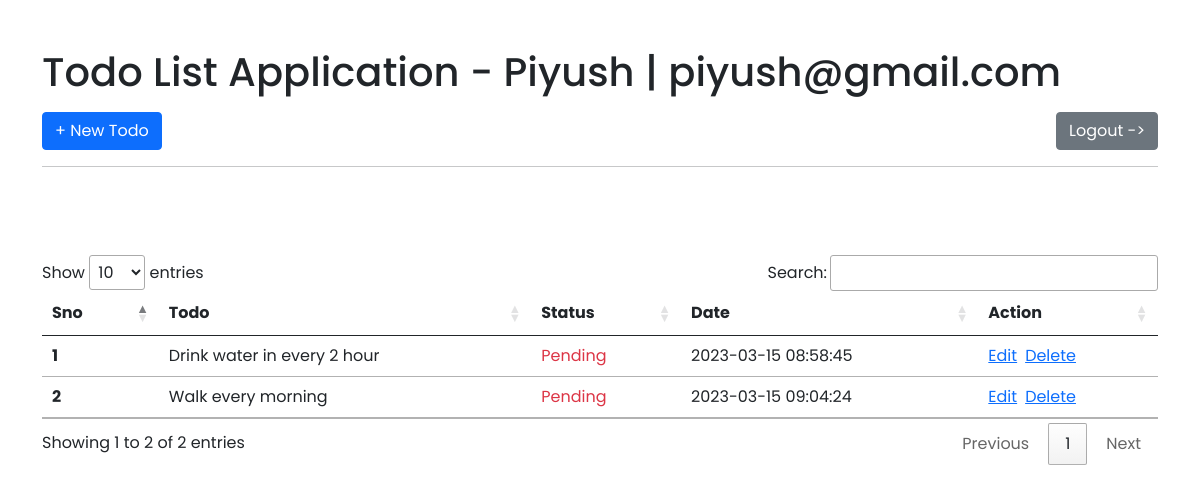
The page / (signed in) on the database its author committed.
### tables this page shows
CREATE TABLE `all_todos` (
  `id` bigint(20) NOT NULL,
  `title` text DEFAULT NULL,
  `status` tinyint(4) NOT NULL DEFAULT 1 COMMENT '1- Incomplete\r\n2- completed',
  `user_id` bigint(20) NOT NULL,
  `created_at` timestamp NOT NULL DEFAULT current_timestamp(),
  `updated_at` timestamp NULL DEFAULT NULL ON UPDATE current_timestamp(),
  `deleted_at` timestamp NULL DEFAULT NULL
);

### model/db_con.php (called while the page is built, shortened)
<?php
class MyDatabase{
    private $conn;
    public function __construct() {
      $this->conn=$this->db_connect();
      return $this->conn;
    }
    private function db_connect(){
      $this->host = 'localhost';
      $this->user = 'root';
      $this->pass = '';
      $this->databasename = 'todolist';
      $conn = mysqli_connect($this->host, $this->user, $this->pass, $this->databasename);
      return $conn;
    }
    function bindQueryParams($sql,$paramType,$paramValue){
      $param_value_ref[]= & $paramType;
      for ($i=0; $i <count($paramValue) ; $i++) {
        $param_value_ref[]= & $paramValue[$i];
      }
      call_user_func_array(array($sql,"bind_param"),$param_value_ref);
    }
    public function selectTodoList($query,$paramType,$paramValue){
      $sql=$this->conn->prepare($query);
      $this->bindQueryParams($sql,$paramType,$paramValue);
      try {
        $sql->execute();
        $query_data=$sql->get_result();
        if($query_data->num_rows>0){
          $data["success"]=true;
          $tempArr=[];
          $i=0;
          while($row=$query_data->fetch_array()) {
            $tempArr[$i]=$row;
            $i++;
          }
          $data['data']=$tempArr;
        }
        else{
          $data["success"]=true;
          $data["data"]=[];
          $data["message"]="No Todo to show";
        }
      } catch (\Throwable $th) {
          $data["success"]=false;
          $data["message"]="Some technical issue !";
      }
      return $data;
    }
}

### model/todo_model.php (called while the page is built, shortened)
<?php
Class TodoModel
{
    private $db_con;
    public function __construct(){
        $this->db_con=new MyDatabase();
    }
    public function getAllTodo($user_id){
        $paramType="i";
        $paramValue=array(
            $user_id
        );
        $sql="SELECT id,title,status,user_id,created_at FROM all_todos WHERE user_id=? AND deleted_at IS NULL";
        $data=$this->db_con->selectTodoList($sql,$paramType,$paramValue);
        return $data;
    }
}

### view/home.php (the view, shortened to what this page needs)
<!doctype html>
<html lang="en">
  <head>
    <link href="https://cdn.jsdelivr.net/npm/bootstrap@5.0.2/dist/css/bootstrap.min.css" rel="stylesheet">
    <link rel="stylesheet" href="https://cdn.datatables.net/1.13.4/css/jquery.dataTables.min.css">
    <link rel="stylesheet" href="https://cdn.datatables.net/responsive/2.4.1/css/responsive.dataTables.min.css">
  </head>
  <body>
    <div class="container my-5">
        <?php
            if (isset($_SESSION["loggedin"]) && isset($_SESSION["user_id"])) {
                ?>
                <h1>Todo List Application - <?php echo $_SESSION["user_name"]." | ".$_SESSION["user_email"]; ?></h1>
                <div class="d-flex justify-content-between mt-3 align-items-center">
                  <a href="index.php?action=add-todo" class="btn btn-primary">+ New Todo</a>
                  <a href="index.php?action=logout" class="btn btn-secondary">Logout -></a>
                </div>
                <hr>
                <br><br><br>
                      <?php
                        if (isset($todolist) && count($todolist)>0) {
                          ?>
                          <div class="table-responsive">
                          <table class="table" id="todoTable">
                            <thead>
                                <tr>
                                <th scope="col">Sno</th>
                                <th scope="col">Todo</th>
                                <th scope="col">Status</th>
                                <th scope="col">Date</th>
                                <th scope="col">Action</th>
                                </tr>
                            </thead>
                            <tbody>
                          <?php
                          $sno=1;
                          foreach ($todolist as $key=> $todo) {
                            ?>
                            <tr>
                                <th scope="row"><?php echo $sno; ?></th>
                                <td><?php echo $todo["title"]; ?></td>
                                <td><?php echo $todo["status"]==1?"<span class='text-danger'>Pending</span>":"<span class='text-success'>Completed</span>"; ?></td>
                                <td><?php echo $todo["created_at"]; ?></td>
                                <td>
                                    <div class="d-flex gap-2">
                                    <a href="index.php?action=edit-todo&todo_id=<?php echo $todo["id"]; ?>">Edit</a>
                                    <a  href="index.php?action=delete-todo&todo_id=<?php echo $todo["id"]; ?>">Delete</a>
                                    </div>
                                </td>
                            </tr>
                            <?php
                            $sno++;
                          }
                          ?>
                              </tbody>
                        </table>
                        </div>
                          <?php
                        }
                        else{
                          ?>
                          <p class="text-center ">
                              No Todo To Show...
                          </p>
                          <?php
                        }
                      ?>
                <?php
            }
        ?>
    </div>
  </body>
</html>

### index.php (shortened to what this page needs)
<?php
require_once('./model/db_con.php');
require_once('./model/todo_model.php');
$action="";
switch ($action) {
    case '':
        if (isset($_POST["login_btn"])) {
            $email=trim($_POST["email"]);
            $password=trim($_POST["password"]);
            if ($email && $password) {
                $user_db=new UserModel();
                $data=$user_db->loginUser($email,$password);
                if ($data['success']) {
                    $_SESSION["loggedin"]=true;
                    $_SESSION["user_id"]=$data["row_id"];
                    $_SESSION["user_name"]=$data["name"];
                    $_SESSION["user_email"]=$data["email"];
                    echo "<script>
                    window.location.href='index.php';
                    </script>";
                } else {
                    echo "<script>
                    alert('".$data['message']."');
                    history.back();
                    </script>";
                    exit;
                }
            }
            else{
                echo "<script>
                alert('Please fill all the details !');
                history.back();
                </script>";
                exit;
            }
        }
        else {
            if (isset($_SESSION["user_id"])) {
                $user_db=new TodoModel();
                $data=$user_db->getAllTodo($_SESSION["user_id"]);
                if ($data['success']) {
                    $todolist=$data["data"];
                    include("./view/home.php");
                } else {
                    echo "<script>
                    alert('".$data["message"]."');
                    history.back();
                    </script>";
                    exit;
                }
            } else {
                include("./view/home.php");
            }
        }
        break;
}
?>

### view/home.php (style rules this page uses)
* { margin: 0; padding: 0; box-sizing: border-box; font-family: 'Poppins', sans-serif; }

### rows shown on the page
all_todos: title "Drink water in every 2 hour", status "Pending", created_at "2023-03-15 08:58:45"
all_todos: title "Walk every morning", status "Pending", created_at "2023-03-15 09:04:24"

### other values the page prints
$_SESSION["user_name"] "Piyush"
$_SESSION["user_email"] "piyush@gmail.com"
